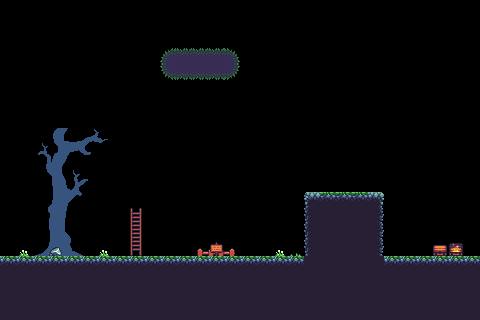

Below is a game level as drawn by its tile map, then a one-line description and the .tmx file that defines it, in full:
An orthogonal 30x20 tile map with 16x16 px tiles, 2 tile layers (BG, Detalles) and 4 objects.

<map version="1.10" tiledversion="1.10.2" orientation="orthogonal" renderorder="right-down" width="30" height="20" tilewidth="16" tileheight="16" infinite="0" nextlayerid="5" nextobjectid="30">
 <editorsettings>
  <export target="map..tmx" format="tmx" />
 </editorsettings>
 <tileset firstgid="1" source="start_level_sheet.tsx" />
 <layer id="1" name="BG" width="30" height="20">
  <data encoding="csv">
0,0,0,0,0,0,0,0,0,0,0,0,0,0,0,0,0,0,0,0,0,0,0,0,0,0,0,0,0,0,
0,0,0,0,0,0,0,0,0,0,0,0,0,0,0,0,0,0,0,0,0,0,0,0,0,0,0,0,0,0,
0,0,0,0,0,0,0,0,0,0,0,0,0,0,0,0,0,0,0,0,0,0,0,0,0,0,0,0,0,0,
0,0,0,0,0,0,0,0,0,0,80,81,81,81,82,0,0,0,0,0,0,0,0,0,0,0,0,0,0,0,
0,0,0,0,0,0,0,0,0,0,114,115,115,115,116,0,0,0,0,0,0,0,0,0,0,0,0,0,0,0,
0,0,0,0,0,0,0,0,0,0,0,0,0,0,0,0,0,0,0,0,0,0,0,0,0,0,0,0,0,0,
0,0,0,0,0,0,0,0,0,0,0,0,0,0,0,0,0,0,0,0,0,0,0,0,0,0,0,0,0,0,
0,0,0,0,0,0,0,0,0,0,0,0,0,0,0,0,0,0,0,0,0,0,0,0,0,0,0,0,0,0,
0,0,3,4,5,6,7,0,0,0,0,0,0,0,0,0,0,0,0,0,0,0,0,0,0,0,0,0,0,0,
0,0,20,21,22,23,24,0,0,0,0,0,0,0,0,0,0,0,0,0,0,0,0,0,0,0,0,0,0,0,
0,0,37,38,39,40,41,0,0,0,0,0,0,0,0,0,0,0,0,0,0,0,0,0,0,0,0,0,0,0,
0,0,54,55,56,57,58,0,0,0,0,0,0,0,0,0,0,0,0,0,0,0,0,0,0,0,0,0,0,0,
0,0,71,72,73,74,75,0,0,0,0,0,0,0,0,0,0,0,0,45,43,43,43,47,0,0,0,0,0,0,
0,0,88,89,90,91,92,0,76,0,0,0,0,0,0,0,0,0,0,62,29,29,29,64,0,0,0,0,0,0,
0,0,105,106,107,108,109,0,93,0,0,0,0,0,0,0,0,0,0,62,29,29,29,64,0,0,0,0,0,0,
0,0,122,123,124,125,100,0,110,0,0,0,49,50,51,0,0,100,0,62,29,29,29,64,0,0,0,83,85,0,
42,42,42,42,42,42,42,42,42,42,42,42,42,42,42,42,42,42,42,29,29,29,29,29,42,42,42,42,42,42,
29,29,29,29,29,29,29,29,29,29,29,29,29,29,29,29,29,29,29,29,29,29,29,29,29,29,29,29,29,29,
29,29,29,29,29,29,29,29,29,29,29,29,29,29,29,29,29,29,29,29,29,29,29,29,29,29,29,29,29,29,
29,29,29,29,29,29,29,29,29,29,29,29,29,29,29,29,29,29,29,29,29,29,29,29,29,29,29,29,29,29
</data>
 </layer>
 <layer id="3" name="Detalles" width="30" height="20">
  <data encoding="csv">
0,0,0,0,0,0,0,0,0,0,0,0,0,0,0,0,0,0,0,0,0,0,0,0,0,0,0,0,0,0,
0,0,0,0,0,0,0,0,0,0,0,0,0,0,0,0,0,0,0,0,0,0,0,0,0,0,0,0,0,0,
0,0,0,0,0,0,0,0,0,0,0,0,0,0,0,0,0,0,0,0,0,0,0,0,0,0,0,0,0,0,
0,0,0,0,0,0,0,0,0,0,0,0,0,0,0,0,0,0,0,0,0,0,0,0,0,0,0,0,0,0,
0,0,0,0,0,0,0,0,0,0,0,0,0,0,0,0,0,0,0,0,0,0,0,0,0,0,0,0,0,0,
0,0,0,0,0,0,0,0,0,0,0,0,0,0,0,0,0,0,0,0,0,0,0,0,0,0,0,0,0,0,
0,0,0,0,0,0,0,0,0,0,0,0,0,0,0,0,0,0,0,0,0,0,0,0,0,0,0,0,0,0,
0,0,0,0,0,0,0,0,0,0,0,0,0,0,0,0,0,0,0,0,0,0,0,0,0,0,0,0,0,0,
0,0,0,0,0,0,0,0,0,0,0,0,0,0,0,0,0,0,0,0,0,0,0,0,0,0,0,0,0,0,
0,0,0,0,0,0,0,0,0,0,0,0,0,0,0,0,0,0,0,0,0,0,0,0,0,0,0,0,0,0,
0,0,0,0,0,0,0,0,0,0,0,0,0,0,0,0,0,0,0,0,0,0,0,0,0,0,0,0,0,0,
0,0,0,0,0,0,0,0,0,0,0,0,0,0,0,0,0,0,0,0,0,0,0,0,0,0,0,0,0,0,
0,0,0,0,0,0,0,0,0,0,0,0,0,0,0,0,0,0,0,0,0,0,0,0,0,0,0,0,0,0,
0,0,0,0,0,0,0,0,0,0,0,0,0,0,0,0,0,0,0,0,0,0,0,0,0,0,0,0,0,0,
0,0,0,0,0,0,0,0,0,0,0,0,0,0,0,0,0,0,0,0,0,0,0,0,0,0,0,0,0,0,
0,100,0,119,0,0,0,0,0,0,0,0,0,17,0,0,0,0,63,0,0,0,0,0,0,0,0,0,0,0,
0,0,0,0,0,0,0,0,0,0,0,0,0,0,0,0,0,0,0,0,0,0,0,0,0,0,0,0,0,0,
0,0,0,0,0,0,0,0,0,0,0,0,0,0,0,0,0,0,0,0,0,0,0,0,0,0,0,0,0,0,
0,0,0,0,0,0,0,0,0,0,0,0,0,0,0,0,0,0,0,0,0,0,0,0,0,0,0,0,0,0,
0,0,0,0,0,0,0,0,0,0,0,0,0,0,0,0,0,0,0,0,0,0,0,0,0,0,0,0,0,0
</data>
 </layer>
 <objectgroup id="2" name="Platforms">
  <object id="20" x="304" y="192">
   <polygon points="0,0 80,0 80,64 0,64" />
  </object>
  <object id="25" x="0" y="256">
   <polygon points="0,0 0,64 480,64 480,0" />
  </object>
  <object id="29" x="160" y="48">
   <polygon points="0,0 0,32 80,32 80,0" />
  </object>
 </objectgroup>
 <objectgroup id="4" name="Entities">
  <object id="24" x="215.932" y="246.122">
   <properties>
    <property name="type" value="player" />
   </properties>
   <point />
  </object>
 </objectgroup>
</map>
